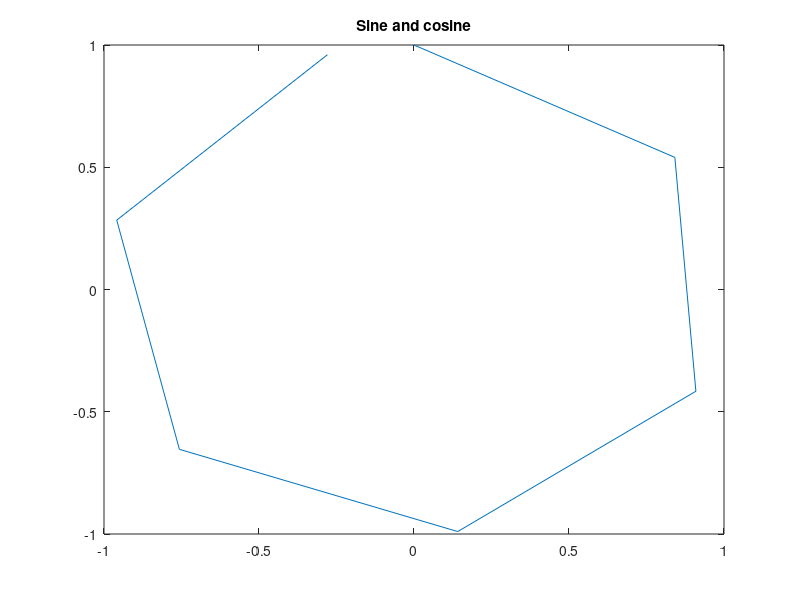

Write the MATLAB code that produced this figure.
% MATH 346 - Week 1
% AI code critique example
%
% This script is intentionally plausible but weak. Run it, critique it,
% and then repair it.

clear; clc; close all;

x = 0:2*pi;
y1 = sin(x);
y2 = cos(x);

figure;
plot(y1, y2);
title("Sine and cosine");
